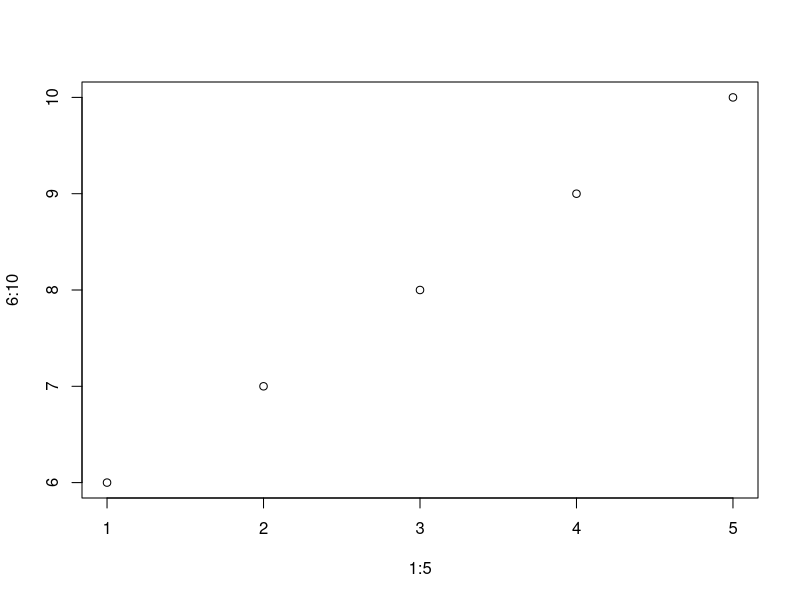
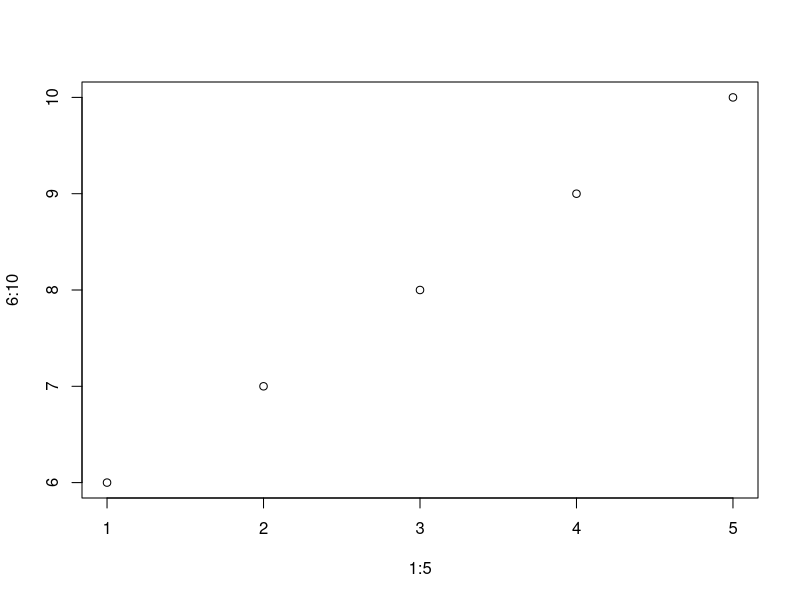
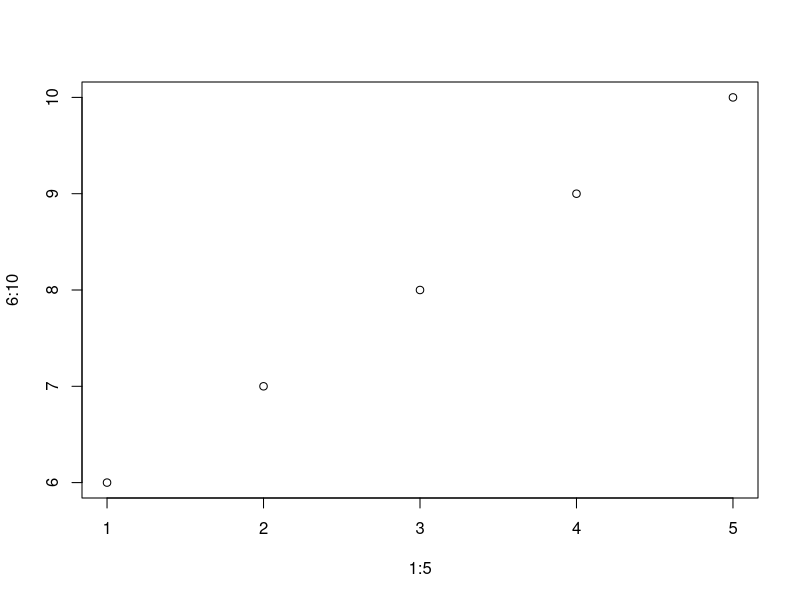

Source code (R) for these figures, in order:
## ---- chunk 1
#| label: fig-covariance11
#| fig-cap: "Covariance ellipses"

plot(1:5, 6:10)
## ---- chunk 2
#| label: fig-covariance12
#| fig-cap: "Covariance ellipses"

plot(1:5, 6:10)
## ---- chunk 3
#| label: fig-covariance13
#| fig-cap: "Covariance ellipses"

plot(1:5, 6:10)
